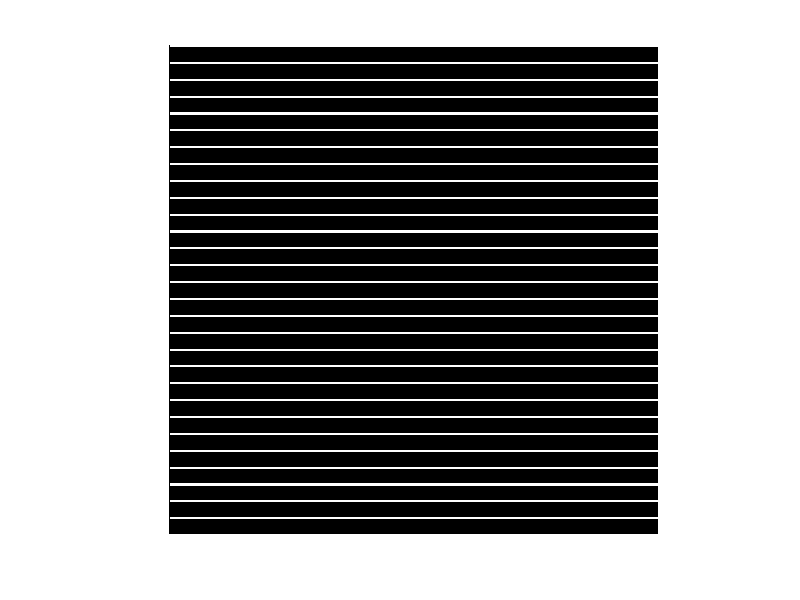

MATLAB code to generate this figure:
clc;clear;
mask_all_1d=zeros(232,232,4);
length_k=232;
mask_all_1d(1:2:length_k,:,1)=ones(length_k./2,length_k);
mask_all_1d(1:4:length_k,:,2)=ones(length_k./4,length_k);
mask_all_1d(1:6:length_k,:,3)=ones(floor(length_k./6)+1,length_k);
mask_all_1d(1:8:length_k,:,4)=ones(length_k./8,length_k);
%%
imshow(mask_all_1d(:,:,4));
save('F:\code\DLLR\mask_all_1d.mat','mask_all_1d');